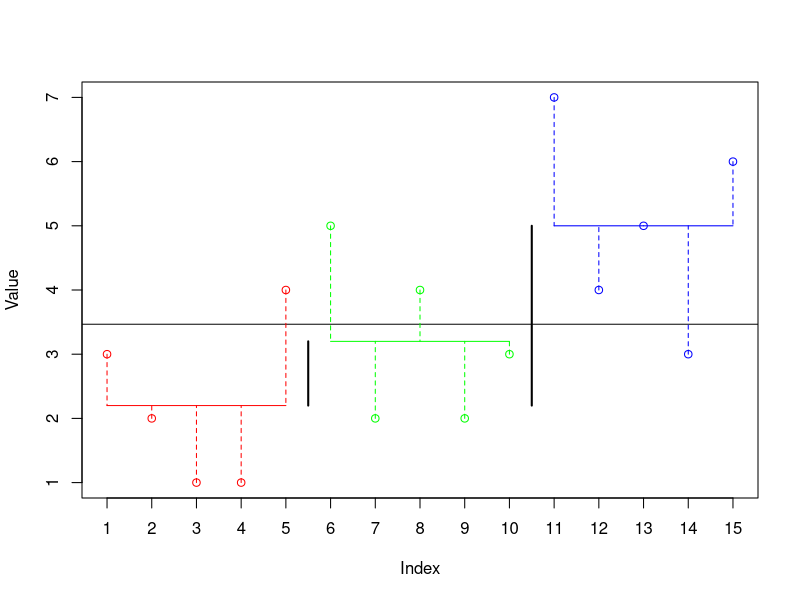
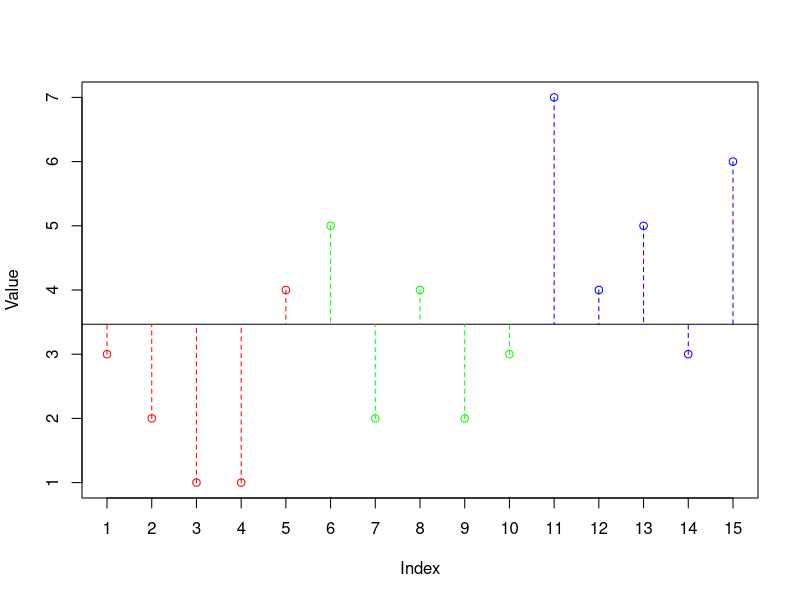
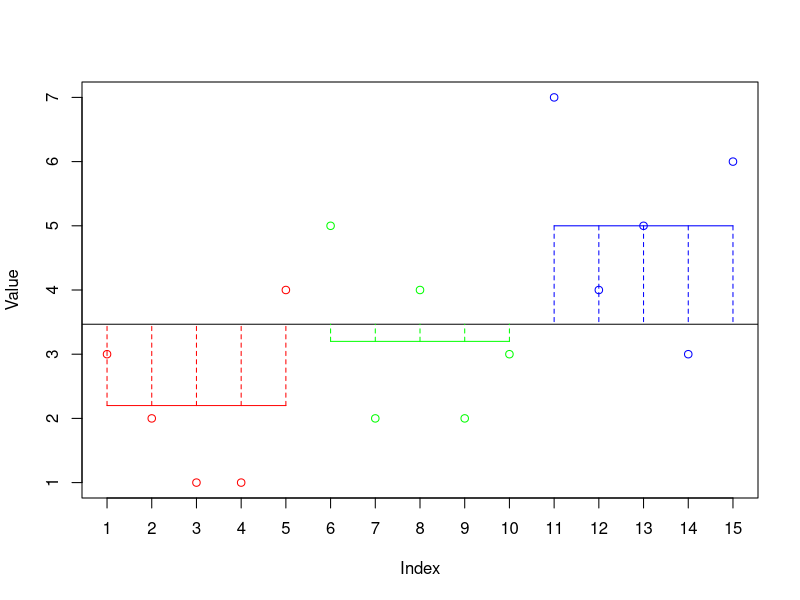

Write R code to recreate these figures, in order.
ivPlacebo = c(3, 2, 1, 1, 4)
ivLow = c(5, 2, 4, 2, 3)
ivHigh = c(7, 4, 5, 3, 6)

fGroups = gl(3, 5, labels = c('Placebo', 'Low', 'High'))


fit_model = function(dat, fac){
  return(lm(dat ~ fac))
}


ivDat = c(ivPlacebo, ivLow, ivHigh)
fit = lm(ivDat ~ fGroups)
col.type = rainbow(length(levels(fGroups)))
col.dat = col.type[as.numeric(fGroups)]
grand.mean = mean(ivDat)
grp.mean = tapply(ivDat, fGroups, mean)
grp.size = tapply(ivDat, fGroups, length)
plot(1:length(ivDat), ivDat, col=col.dat, xaxt='n', xlab='Index', ylab='Value')
axis(side = 1, at = 1:length(ivDat))
abline(h = grand.mean)
sapply(seq_along(grp.mean), function(x) {
  y.len = rep(grp.mean[x], times=grp.size[x])
  x.len = which(fGroups == levels(fGroups)[x])
  lines(x.len, y.len, col=col.type[x])  
} )

for (i in seq_along(ivDat)){
  y.start = ivDat[i]
  y.end = grp.mean[fGroups[i]]
  x.start = i
  x.end = i
  lines(c(x.start, x.end), c(y.start, y.end), lty=2, col=col.dat[i])
}

for (i in 2:length(coef(fit))){
  x.start = which(fGroups == levels(fGroups)[i])[1]
  x.start = x.start - 0.5
  y.start = grp.mean[1]
  y.end = grp.mean[i]
  arrows(x.start, y.start, x.start, y.end, code=0, lwd=2, angle=50)
}

########## sum of squares
calculateSST = function(dat){
  return(var(dat)*(length(dat)-1))
}

plot(1:length(ivDat), ivDat, col=col.dat, xaxt='n', xlab='Index', ylab='Value')
axis(side = 1, at = 1:length(ivDat))
abline(h = grand.mean)
for (i in seq_along(ivDat)){
  y.start = ivDat[i]
  y.end = grand.mean
  x.start = i
  x.end = i
  lines(c(x.start, x.end), c(y.start, y.end), lty=2, col=col.dat[i])
}


calculateSSM = function(dat, grp){
  x.grand = mean(dat)
  x.grp = tapply(dat, grp, mean)
  x.len = tapply(dat, grp, length)
  ssm = rep(NA, times=length(x.grp))
  for (i in seq_along(x.grp)){
    s = (x.grp[i] - x.grand)^2
    s = s * x.len[i]
    ssm[i] = s
  }
  return(sum(ssm))
}

plot(1:length(ivDat), ivDat, col=col.dat, xaxt='n', xlab='Index', ylab='Value')
axis(side = 1, at = 1:length(ivDat))
abline(h = grand.mean)
sapply(seq_along(grp.mean), function(x) {
  y.len = rep(grp.mean[x], times=grp.size[x])
  x.len = which(fGroups == levels(fGroups)[x])
  lines(x.len, y.len, col=col.type[x])  
} )

for (i in seq_along(ivDat)){
  y.start = grp.mean[fGroups[i]]
  y.end = grand.mean
  x.start = i
  x.end = i
  lines(c(x.start, x.end), c(y.start, y.end), lty=2, col=col.dat[i])
}
